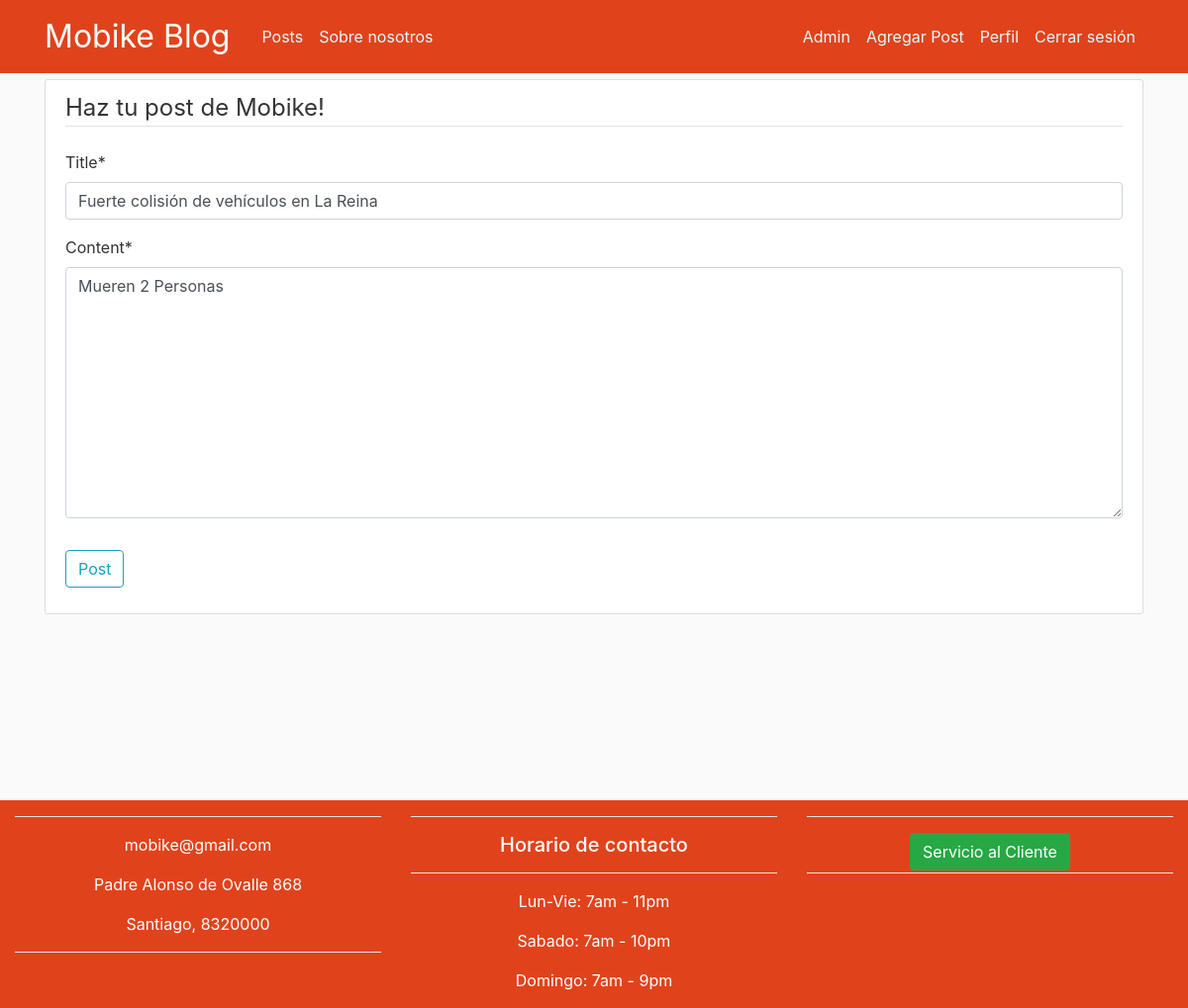
The app's page /post/26/update/ (signed in) with its own data.
### blog/models.py (models this page shows, shortened)
class Post(models.Model):
    title = models.CharField(max_length=100)
    content = models.TextField()
    date_posted = models.DateTimeField(default=timezone.now)
    author = models.ForeignKey(User, on_delete=models.CASCADE)

### blog/views.py (the view, shortened to what this page needs)
# urls.py: path('post/<int:pk>/update/', PostUpdateView.as_view(), name='post-update'),
class PostUpdateView(LoginRequiredMixin, UserPassesTestMixin, UpdateView):
    model = Post
    fields = ['title', 'content']
    def test_func(self):
        post = self.get_object()
        if self.request.user == post.author:
            return True
        else:
            return False

### blog/templates/blog/post_form.html (shortened to what this page needs)
{% extends "blog/base.html" %}
{% load crispy_forms_tags %}
{% block content %}
    <div class="content-section">
        <form method="POST">
            <fieldset class="form-group">
                <legend class="border-bottom mb-4">Haz tu post de Mobike!</legend>
                {{ form|crispy }}
            </fieldset>
            <div class="form-group">
                <button class="btn btn-outline-info" type="submit">Post</button>
            </div>
        </form>
    </div>
    <br>
    <br>
    <br>
    <br>
    <br>
    <br>
    <br>
{% endblock content %}

### blog/static/blog/main.css (style rules this page uses)
body { background: #fafafa; color: #333333; margin-top: 5rem; height: 100%; }
.content-section { background: #ffffff; padding: 10px 20px; border: 1px solid #dddddd; border-radius: 3px; margin-bottom: 20px; }

### records on screen
Post: title "Fuerte colisión de vehículos en La Reina", content "Mueren 2 Personas"
